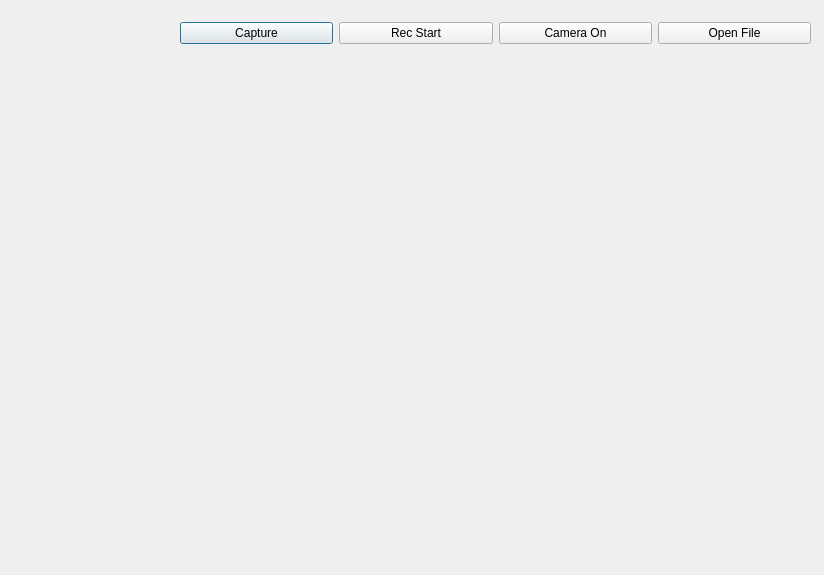
<?xml version="1.0" encoding="UTF-8"?>
<ui version="4.0">
 <class>Dialog</class>
 <widget class="QDialog" name="Dialog">
  <property name="geometry">
   <rect>
    <x>0</x>
    <y>0</y>
    <width>824</width>
    <height>575</height>
   </rect>
  </property>
  <property name="windowTitle">
   <string>Dialog</string>
  </property>
  <widget class="QLabel" name="label">
   <property name="geometry">
    <rect>
     <x>20</x>
     <y>70</y>
     <width>781</width>
     <height>481</height>
    </rect>
   </property>
   <property name="text">
    <string/>
   </property>
  </widget>
  <widget class="QLabel" name="label2">
   <property name="geometry">
    <rect>
     <x>20</x>
     <y>30</y>
     <width>67</width>
     <height>17</height>
    </rect>
   </property>
   <property name="text">
    <string/>
   </property>
  </widget>
  <widget class="QWidget" name="">
   <property name="geometry">
    <rect>
     <x>180</x>
     <y>20</y>
     <width>631</width>
     <height>27</height>
    </rect>
   </property>
   <layout class="QHBoxLayout" name="horizontalLayout">
    <item>
     <widget class="QPushButton" name="btnCapture">
      <property name="text">
       <string>Capture</string>
      </property>
     </widget>
    </item>
    <item>
     <widget class="QPushButton" name="btnRecord">
      <property name="text">
       <string>Rec Start</string>
      </property>
     </widget>
    </item>
    <item>
     <widget class="QPushButton" name="btnCamera">
      <property name="text">
       <string>Camera On</string>
      </property>
     </widget>
    </item>
    <item>
     <widget class="QPushButton" name="btnOpen">
      <property name="text">
       <string>Open File</string>
      </property>
     </widget>
    </item>
   </layout>
  </widget>
 </widget>
 <resources/>
 <connections/>
</ui>
